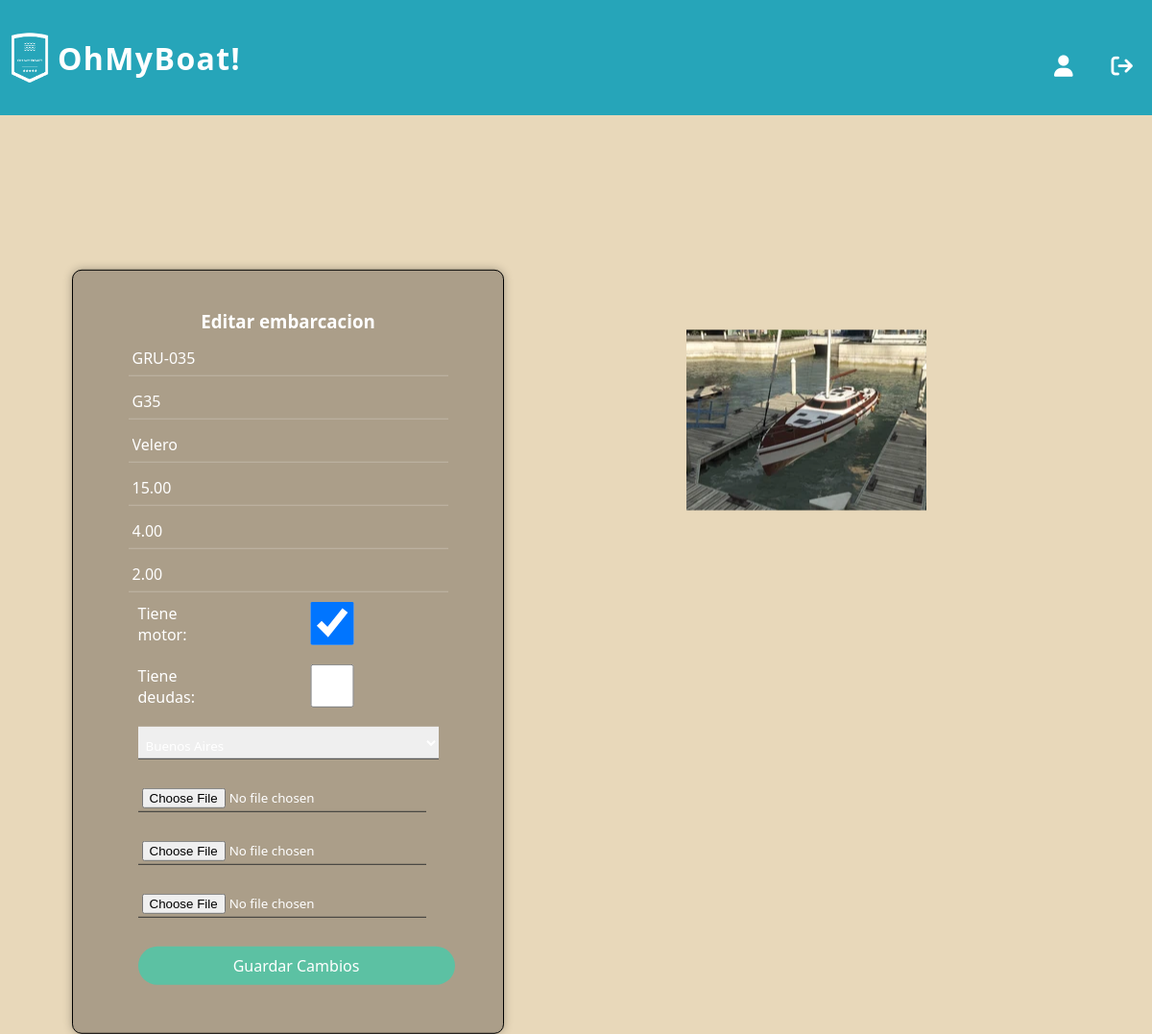
/editar_embarcacion/49/ (signed in), run on an earlier commit of the app's database.
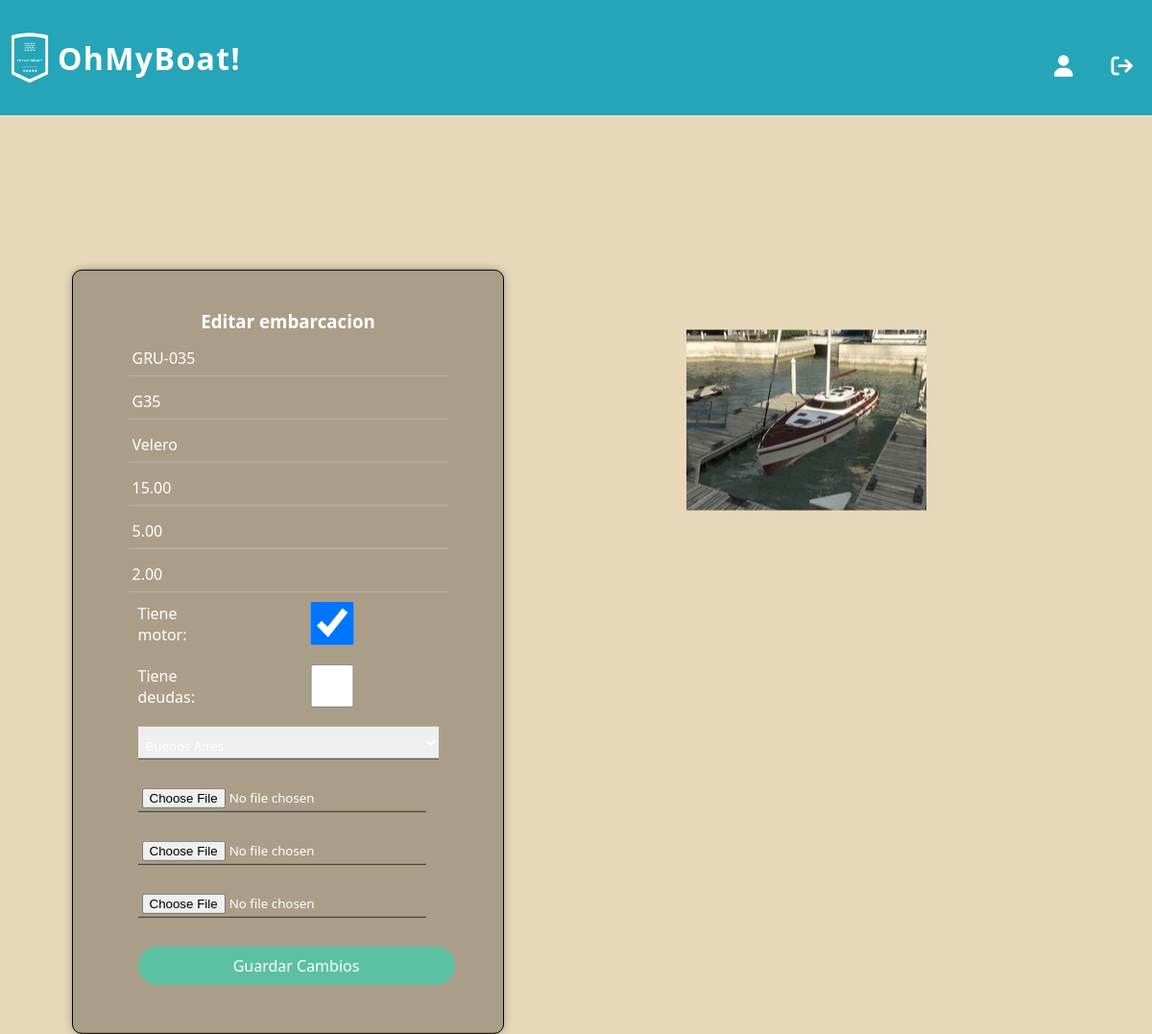
And on a later commit of the database.
### embarcaciones/models.py (models this page shows)
class Embarcacion(models.Model):
    matricula = models.CharField(max_length=100, unique=True)
    modelo = models.CharField(max_length=100)
    tipo = models.ForeignKey(TipoEmbarcacion, on_delete=models.SET_NULL, null=True)
    m_eslora = models.DecimalField(max_digits=5, decimal_places=2)
    m_manga = models.DecimalField(max_digits=5, decimal_places=2)
    m_calado = models.DecimalField(max_digits=5, decimal_places=2)
    motor = models.BooleanField(default=False)
    deuda = models.DecimalField(max_digits=10, decimal_places=2, default=0)
    sede = models.ForeignKey(Sede, on_delete=models.SET_NULL, null=True)
    dueño = models.ForeignKey(Usuario, on_delete=models.CASCADE)

class TipoEmbarcacion(models.Model):
    clase= models.CharField(max_length=50, unique=True)

### empleados/models.py (models this page shows)
class Sede(models.Model):
    nombre = models.CharField(max_length=100, unique=True)

### embarcaciones/views.py (the view, shortened to what this page needs)
# urls.py: path('editar_embarcacion/<int:id_embarcacion>/', views.editar_embarcacion, name= 'editar embarcacion'),
@login_required(login_url=reverse_lazy('home'))
def editar_embarcacion(request, id_embarcacion):
    ok= False
    form = formularioEditarEmbarcacion()
    fs = FileSystemStorage()
    sedes = list(Sede.objects.all().values_list('nombre', flat=True))
    try:
        embarcacion= Embarcacion.objects.exclude(matricula__startswith='*').get(id= id_embarcacion)
        if embarcacion.dueño.id == request.user.id:
            imagenes_a_cargar= ImagenEmbarcacion.objects.filter(embarcacion= embarcacion.id)
        else:
            return render(request, '404_not_found.html')
    except Embarcacion.DoesNotExist:
        return render(request, '404_not_found.html')
    return render(request, 'edit_boat.html', {'form': form,'embarcacion': embarcacion, 'imagenes': imagenes_a_cargar, 'sedes': sedes, 'ok':ok})

### autenticacion/backend.py (called while the page is built)
    def get_user(self, user_id):
        UserModel = get_user_model()
        try:
            return UserModel.objects.get(pk=user_id)
        except UserModel.DoesNotExist:
            return None

### embarcaciones/templates/edit_boat.html (shortened to what the changed rows need)
{% extends 'layouts/base.html' %}
{% load static %}
{% block style %}
    <link rel="stylesheet" type="text/css" href="{% static 'styles/register_boat_body.css' %}">
{% endblock %}
{% block content %}
<section class="form-main">
    <div class="form-content">
        <div class="box">
            <form action="{% url 'editar embarcacion' embarcacion.id %}" method="post" enctype="multipart/form-data" novalidate>
                <div>
                    <input type="text" name="matricula"  class="input-control" value="{{ embarcacion.matricula }}" readonly>
                </div>
                <div>
                    <input type="text" name="modelo"  class="input-control" value="{{ embarcacion.modelo }}" readonly>
                </div>
                <div>
                    <input type="text" name="tipo"  class="input-control" value="{{ embarcacion.tipo.clase }}" readonly>
                </div>
                <div>
                    <input type="text" name="eslora" placeholder="Medida eslora" class="input-control" value="{{ form.calado.value|default_if_none:embarcacion.m_eslora }}" onkeypress="return (event.charCode >= 48 && event.charCode <= 57 || event.charCode == 46)">
                </div>
                <div>
                    <input type="text" name="manga" placeholder="Medida manga" class="input-control" value="{{ form.calado.value|default_if_none:embarcacion.m_manga }}" onkeypress="return (event.charCode >= 48 && event.charCode <= 57 || event.charCode == 46)">
                </div>
                <div>
                    <input type="text" name="calado" placeholder="Medida calado" class="input-control" value="{{ form.calado.value|default_if_none:embarcacion.m_calado }}" onkeypress="return (event.charCode >= 48 && event.charCode <= 57 || event.charCode == 46)">
                </div>
                <div>
                    <select name="sede" required>
                        <option value="">{{ embarcacion.sede.nombre }}</option>
                    </select>
                </div>
            </form>
        </div>
    </div>
</section>
{% endblock %}

What changed in the data, as far as the page shows it:
changed Embarcacion "GRU-035": manga "4.00" → "5.00"
